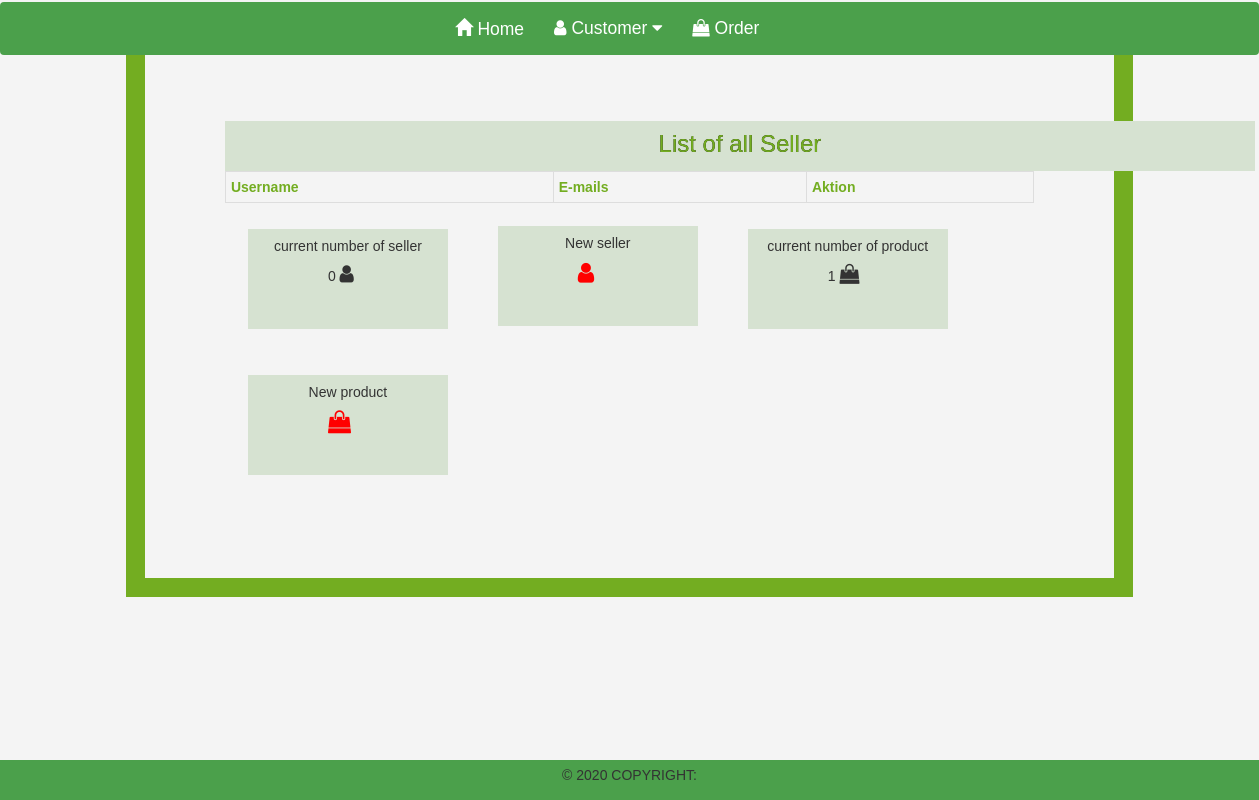
The app's page /dashbordAdmin.php, older data.
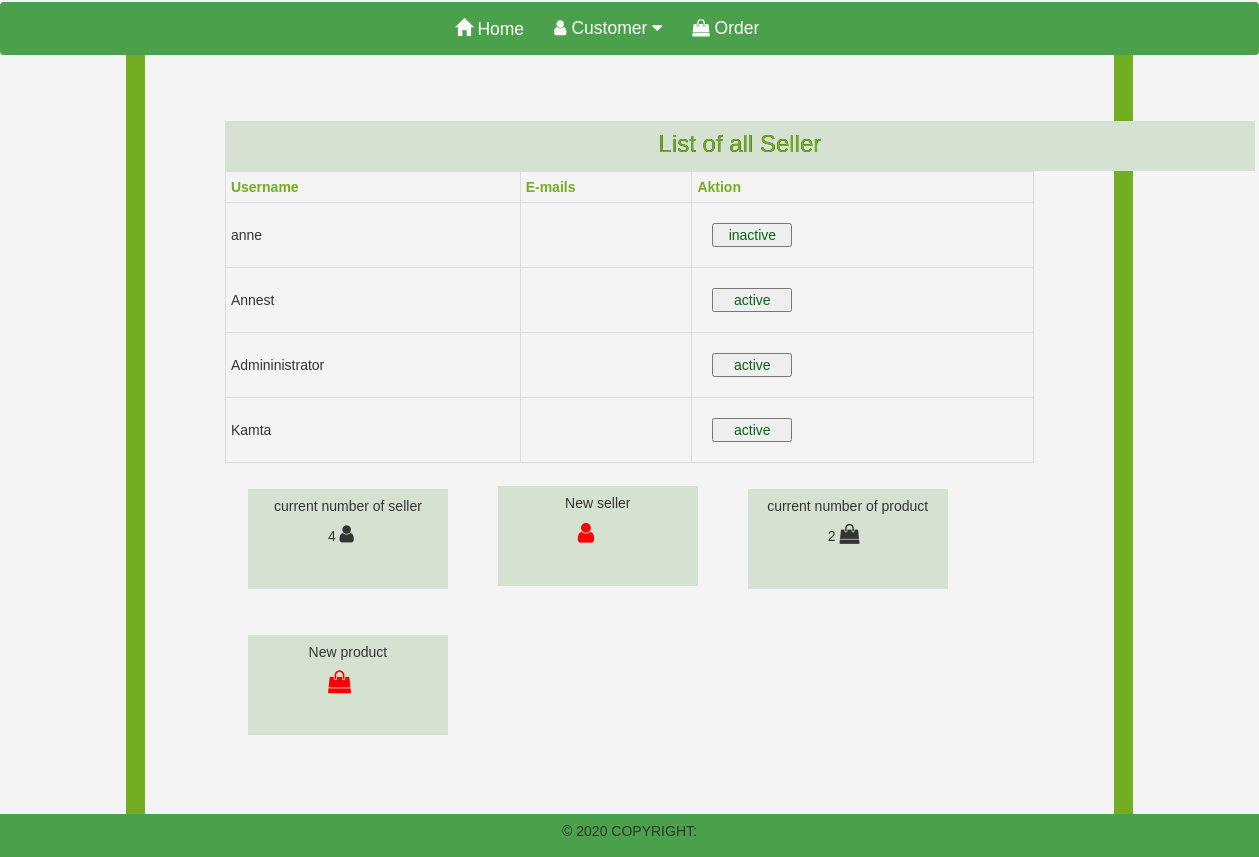
The same page, newer data.
### tables this page shows
CREATE TABLE account  (
   id INT  AUTO_INCREMENT,
   username VARCHAR(20),
   email VARCHAR(70),
   street VARCHAR(50),
   postcode INT,
   city VARCHAR(50),
   token VARCHAR(50),
   sellerID VARCHAR(50),
   pwd VARCHAR(50),
   CONSTRAINT id PRIMARY KEY (id)
   );

### Modell/DAOuser.php (called while the page is built, shortened)
<?php
 class DAOuser implements IDAOuser {
    private function getPDO(){
            $stmt = new PDO('sqlite:bd_shops.sqlite3');
            $stmt->setAttribute(
                PDO::ATTR_ERRMODE,
                PDO::ERRMODE_EXCEPTION
            );
        return    $stmt;
  }
 public function getAllProduct($table) {
        $statement = "SELECT * FROM $table" ;
        $stmt = $this->getPDO()->query($statement);
        $datas = $stmt->fetchAll(PDO::FETCH_ASSOC);
        return   $datas;
    }
    function countRow($table, $field)
    {
        $db = $this->getPDO();
        $q = $db->prepare("SELECT count(*) FROM $table WHERE $field IS NOT NULl");
        $q->execute();
        $count = $q->fetch(PDO::FETCH_ASSOC);
        return $count ;
    }
}

### dashbordAdmin.php (the view, shortened to what this page needs)
<?php
require_once 'elements/header.php';
 require_once('Modell/DAOuser.php');
?>
<body>
<div class="rand">
    <div id ="div1">
          <h3> List of all Seller </h3>
    </div>
 <?php
$getUser = new DAOuser();
 $table = "account";
$result = $getUser -> getAllProduct($table);
 ?>
 <?php
     if(!empty($result)){ ?>
         <table id ="user">
           <thead>
            <tr>
              <th > Username </th>
              <th colspan="5"> E-mails </th>
              <th > Aktion </th>
            </tr>
            </thead>
            <tbody>
<?php
         foreach ($result as $account){
            $activeText = "";
          if($account['token']!= null){
             if($account['sellerID']=="active"){
                $activeText="active";
             }else{
                $activeText="inactive";
             }
             }else{
                $activeText=null;
             }
             if($activeText!=null) { ?>
             <tr>
               <td> <?= $account['username'] ?> </td>
               <td colspan="5"> <?= $account['email'] ?> </td>
                <td>
                 <button id = <?= $account['username'] ?> class="frei"><?=$activeText?></button>
                 </td>
<?php  } ?>
             </tr>
             <?php }   ?>
  <?php
         $table ="account";
         $table2="product";
         $field = 'token';
         $field2 = 'Myimage';
  $result1 = $getUser ->countRow($table, $field);
  $result2 = $getUser ->countRow($table2,$field2);
  } ?>
         </tbody>
         </table>
 <div id ="div">
         <h5> current number of seller </h5> <div id="number"><?= $result1['count(*)'] ?>&nbsp<i class="fa fa-user" id="test"> </i> </div> </div>
     <div id ="div">
        <h5> New seller </h5> <div id="number"> <i class="fa fa-user" id="test2"></i>
     </div>
     </div>
     <div id ="div">
        <h5> current number of product </h5> <div id="number"><?= $result2['count(*)'] ?>&nbsp<i class='fa fa-shopping-bag' id="test"></i>
    </div>
    </div>
     <div id ="div">
        <h5> New product</h5> <div id="number"><i class='fa fa-shopping-bag' id="test2"></i>
    </div>
    </div>
</div>
</body>
<?php   require('elements/footer.php')  ?>

### elements/header.php (shortened to what this page needs)
<!DOCTYPE html>
<html>
<head>
    <link rel="stylesheet" href="https://maxcdn.bootstrapcdn.com/bootstrap/3.4.0/css/bootstrap.min.css">
    <link href="https://stackpath.bootstrapcdn.com/font-awesome/4.7.0/css/font-awesome.min.css" rel="stylesheet">
    <link rel="stylesheet" type="text/css" href="style.css">
</head>
<body>
    <div class="col-md-12 col-lg-12 hidden-sm hidden-xs navbar" style="background-color: #4ba04b">
        <div class="col-md-6 col-lg-5 hidden-sm hidden-xs">
            <ul class="nav navbar-nav" style="font-size: 125%;margin-left: 0%">
                <li class="changeColor">
                    <a href="index.php" style="color: white;"> <span class="glyphicon glyphicon-home"></span><?php
   if (isset($_SESSION['username'])){
   echo"  Wellcome";}else {
   ECHO"  Home";
   }
      ?>  </a>
                </li>
                <li class="changeColor" id="customer">
                    <a href="#" style="color: white;transition: 1s" class="dropdown-toggle" data-toggle="dropdown" role="button">
                        <i class="fa fa-user"></i> Customer <i class="fa fa-caret-down"></i>
                    </a>
                </li>
                <li class="changeColor">
                    <a href="order.php" style="color: white;"> <i class="fa fa-shopping-bag"></i> Order </a>
                </li>
            </ul>
        </div>
    </div>
</body>
</html>

### elements/footer.php
</body>
<footer class="footer">
  <p >
      © 2020 Copyright:
 </p>
</footer>
</html>

### style.css (style rules this page uses)
* { padding: 0; margin: 0; box-sizing: border-box; }
body { background-color: #f4f4f4; background-size: cover; background-position: center; font-family: sans-serif; }
.rand { margin: auto; width: 80%; border: 19px solid #73AD21; padding: 80px; margin-top: 2px; }
.footer { width: 100%; height: 5%; display: flex; position: fixed; justify-content: center; align-items: center; font-size: 1em; text-transform: uppercase; background-color: #4ba04b; text-align: center; bottom: 0; z-index: 1; }
#div { width: 200px; height: 100px; background-color: rgb(214, 226, 209); display: inline-block; margin: 23px; }
#div1 { width: 1030px; height: 50px; background-color: rgb(214, 226, 209); }
h5 { text-align: center; }
h3 { text-shadow: 0 0 black; text-align: center; color: #73AD21; padding: 10px; }
#user th { padding-top: 12px; padding-bottom: 12px; text-align: left; color: #73AD21; }
#user { font-family: "Trebuchet MS", Arial, Helvetica, sans-serif; border-collapse: collapse; width: 100%; }
#user td, #user th { border: 1px solid #ddd; padding: 5px; }
.frei { margin: 15px; color: rgb(3, 99, 19); width: 80px; }
#test { font-size:20px; }
#test2 { font-size:23px; color: red; }
#number { margin-left: 80px; }

Row changes from the older to the newer data that the page shows:
now on this page (row edited): account: username "anne", sellerID "inactive", username "Annest", sellerID "active", username "Admininistrator", username "Kamta"
Text that changed along with them:
$result1['count(*)']: "0" → "4"
$result2['count(*)']: "1" → "2"
